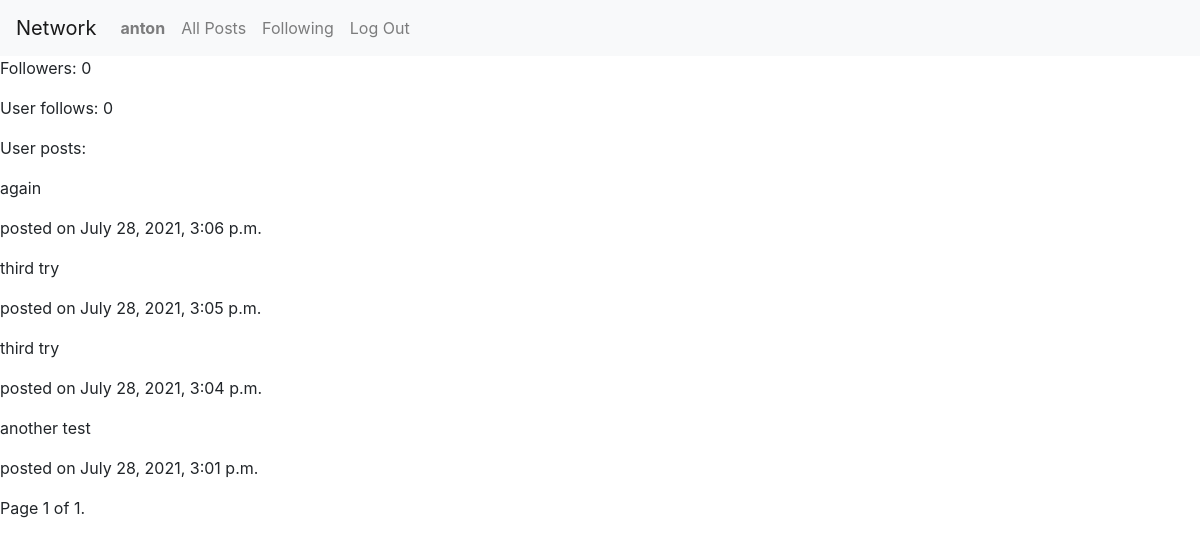
Before: /profile (signed in) with the older database file.
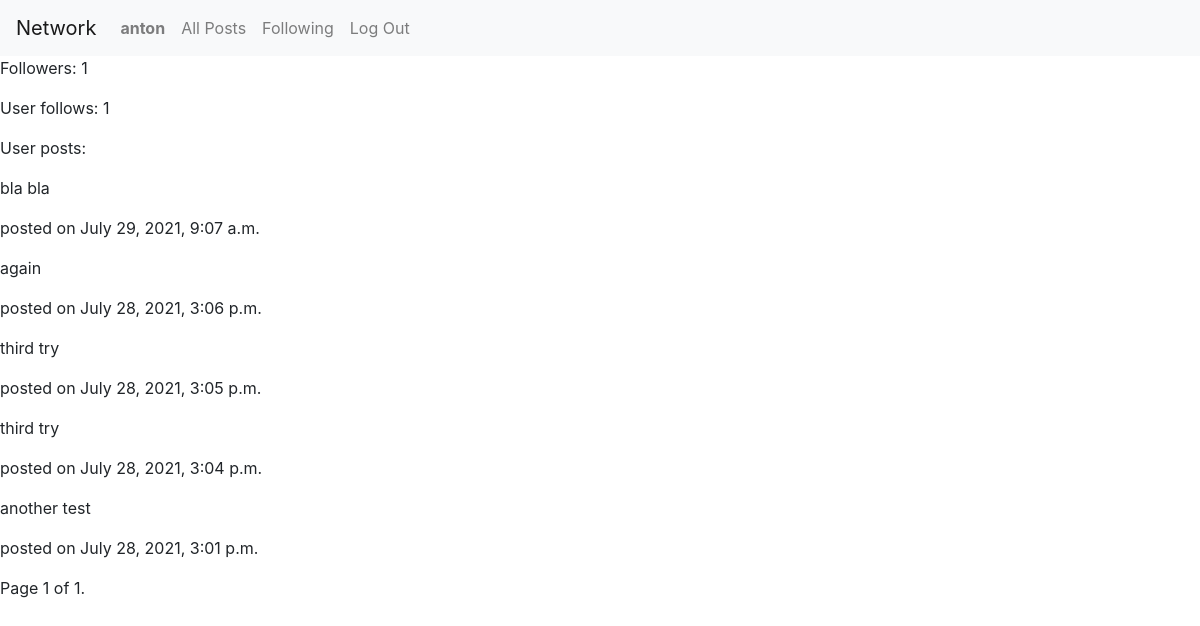
After: the same page with the newer database file.
### network/models.py (models this page shows)
class User(AbstractUser):
    pass

class Post(models.Model):
    author = models.ForeignKey(User, on_delete=models.CASCADE, null=True)
    content = models.CharField(max_length=128, default="empty")
    created = models.DateTimeField(auto_now_add=True)

### network/views.py (the view)
# urls.py: path("profile", views.profile, name="profile"),
def profile(request):
    posts = Post.objects.filter(author=request.user).order_by('-created')
    paginator = Paginator(posts, 10)
    page_number = request.GET.get('page')
    page_obj = paginator.get_page(page_number)
    return render(request, "network/profile.html", {
        "follows": Follower.objects.filter(follows=request.user).count(),
        "followed": Follower.objects.filter(followed=request.user).count(),
        "page_obj": page_obj
    })

### network/templates/network/profile.html (shortened to what this page needs)
{% extends "network/layout.html" %}
{% block body %}
    <p>Followers: {{followed}}</p>
    <p>User follows: {{follows}}</p>
    <p>User posts:</p>
    {% for post in page_obj %}
        <p>{{post.content}}</p>
        <p>posted on {{post.created}}</p>
    {%endfor%}
    <div class="pagination">
        <span class="step-links">
            <span class="current">
                Page {{ page_obj.number }} of {{ page_obj.paginator.num_pages }}.
            </span>
        </span>
    </div>
{% endblock %}

### network/templates/network/layout.html (shortened to what this page needs)
{% load static %}
<!DOCTYPE html>
<html lang="en">
    <head>
        <link rel="stylesheet" href="https://stackpath.bootstrapcdn.com/bootstrap/4.4.1/css/bootstrap.min.css">
        <link href="{% static 'network/styles.css' %}" rel="stylesheet">
    </head>
    <body>
        <nav class="navbar navbar-expand-lg navbar-light bg-light">
            <a class="navbar-brand" href="#">Network</a>
            <div>
              <ul class="navbar-nav mr-auto">
                {% if user.is_authenticated %}
                    <li class="nav-item">
                        <a class="nav-link" href="{% url 'profile' %}"><strong>{{ user.username }}</strong></a>
                    </li>
                {% endif %}
                <li class="nav-item">
                  <a class="nav-link" id="all_posts" href="{% url 'index' %}">All Posts</a>
                </li>
                {% if user.is_authenticated %}
                    <li class="nav-item">
                        <a class="nav-link" id="following" href="{% url 'following' %}">Following</a>
                    </li>
                    <li class="nav-item">
                        <a class="nav-link" href="{% url 'logout' %}">Log Out</a>
                    </li>
                {% endif %}
              </ul>
            </div>
          </nav>
        <div class="body">
            {% block body %}
            {% endblock %}
        </div>
    </body>
</html>

Changed rows visible on the page:
added Post: content "bla bla", created "July 29, 2021, 9:07 a.m."
Other visible differences:
{{ followed }}: "0" → "1"
{{ follows }}: "0" → "1"
